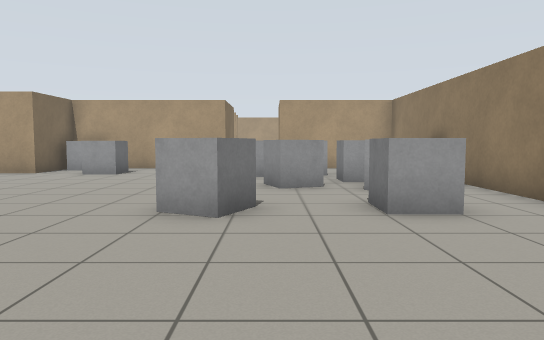
[1] (above)

22 first-person views from a walk through a Gazebo world. The camera is 0.94 m above the floor, tilts 4° down and sees 70° across. The floor is counted in squares, 1 m on a side. Each view is taken from the middle of a square. On the plan, view 1 faces up. The plan holds only what a view shows up to about 13 squares ahead; the rest is blank.

[2]
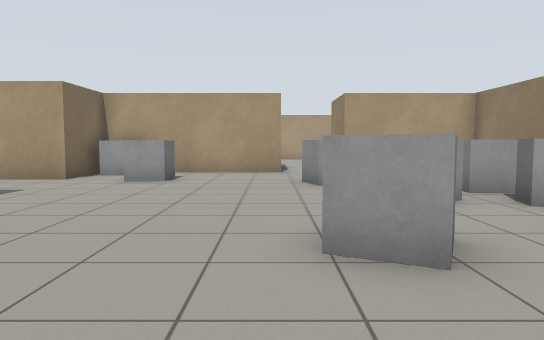

[3]
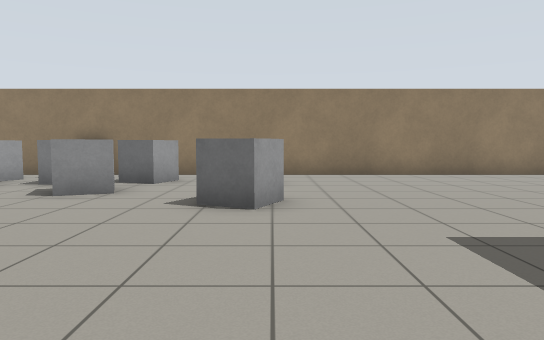

[4]
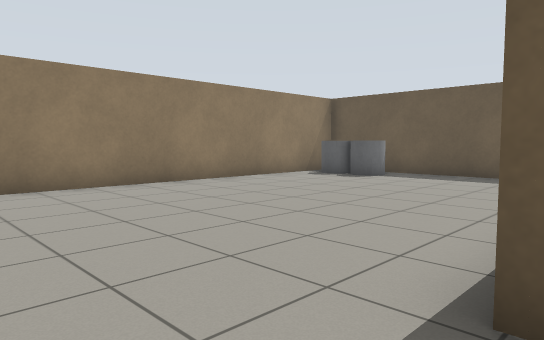

[5]
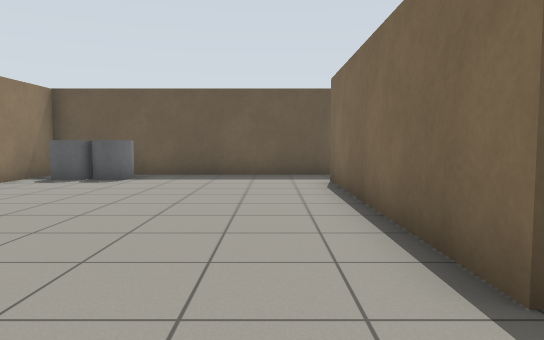

[6]
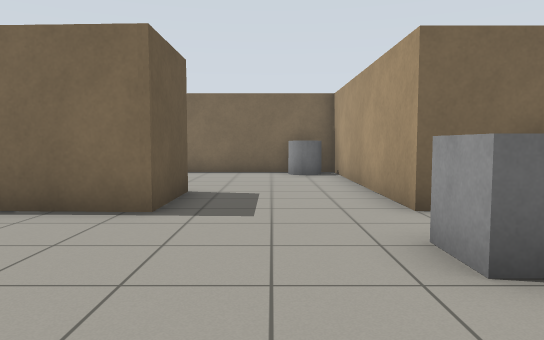

[7]
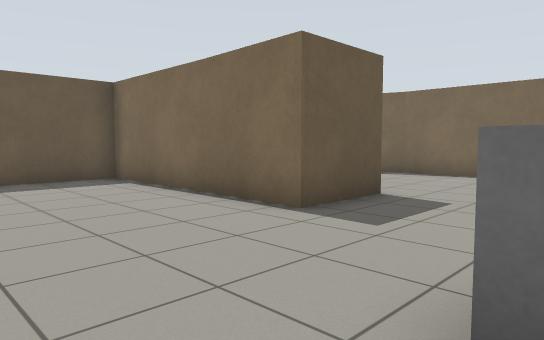

[8]
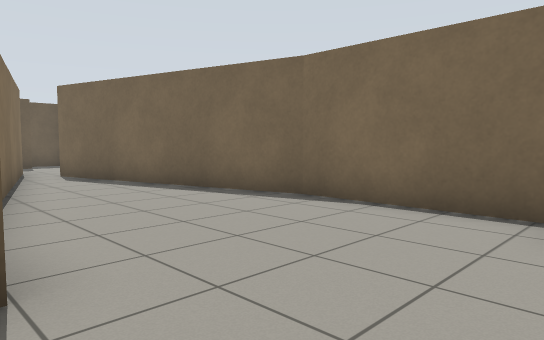

[9]
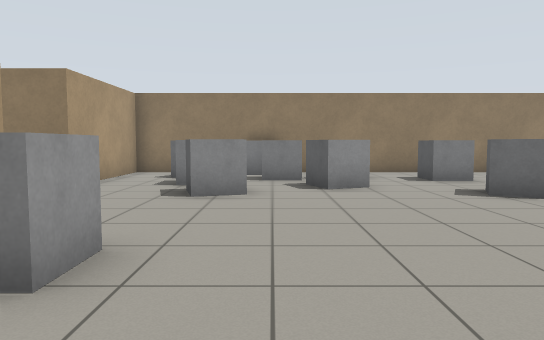

[10]
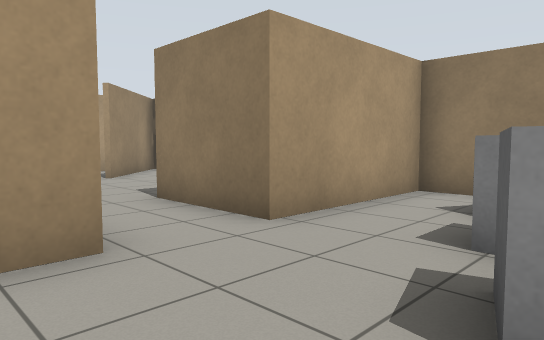

[11]
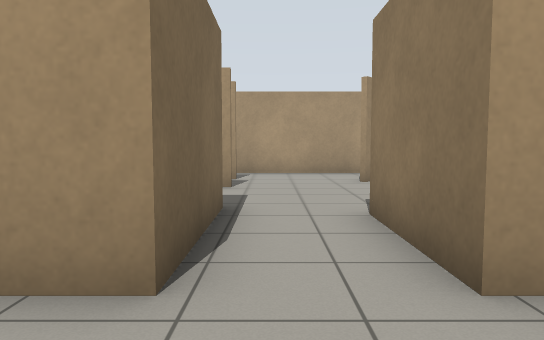

[12]
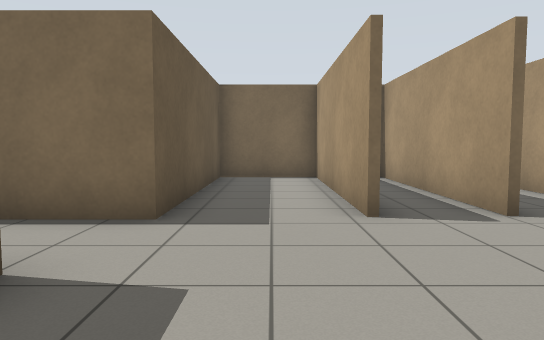

[13]
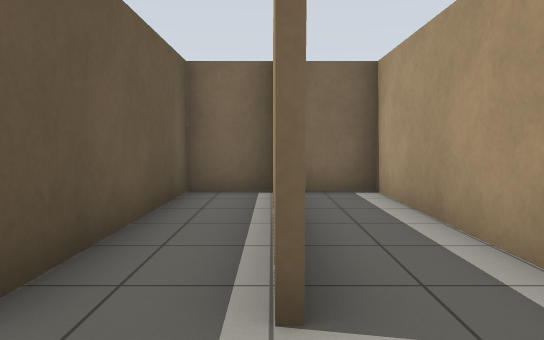

[14]
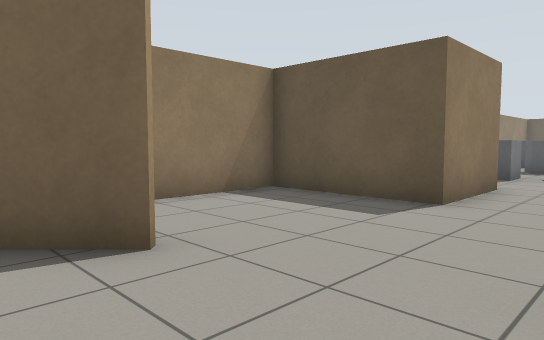

[15]
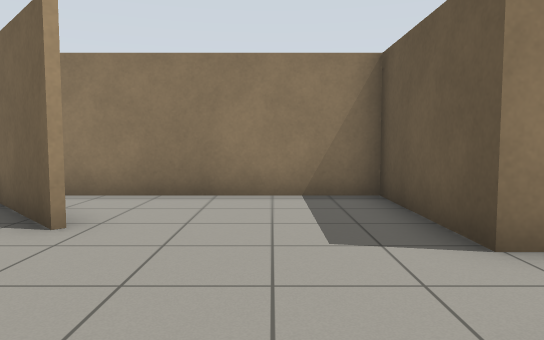

[16]
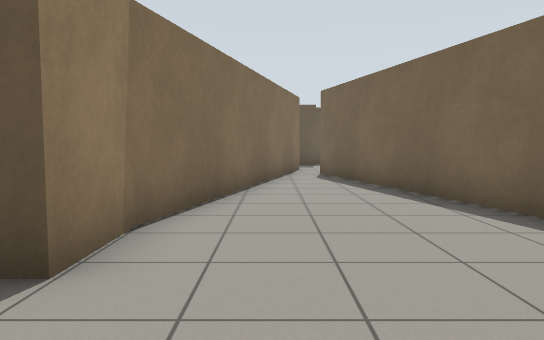

[17]
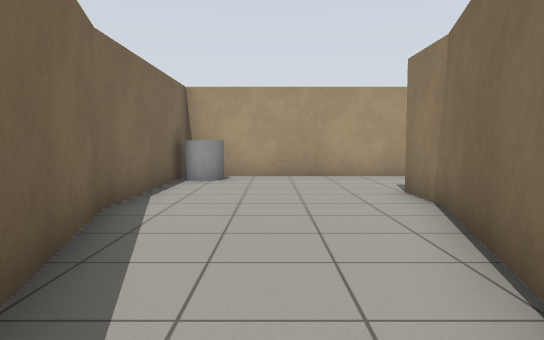

[18]
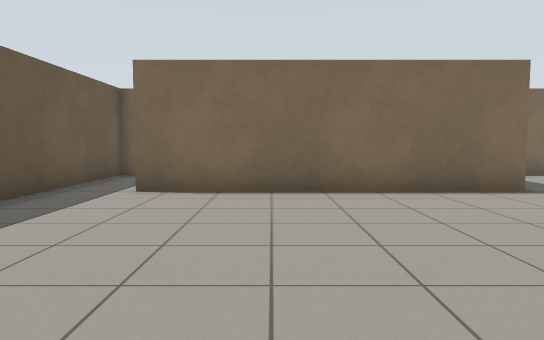

[19]
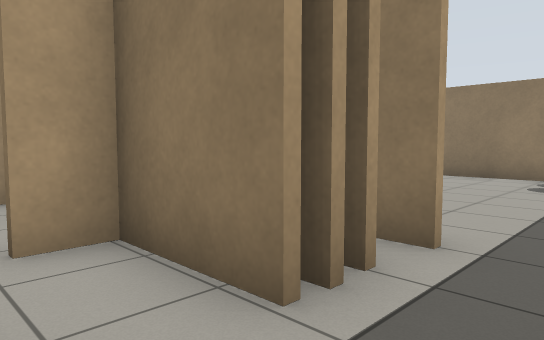

[20]
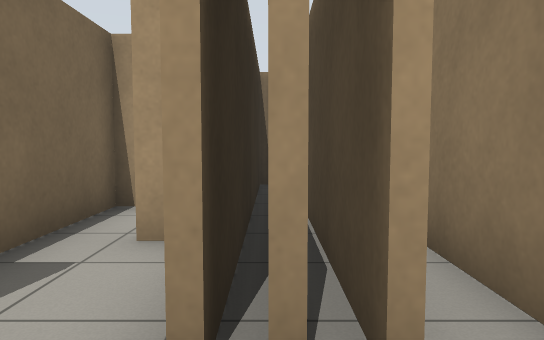

[21]
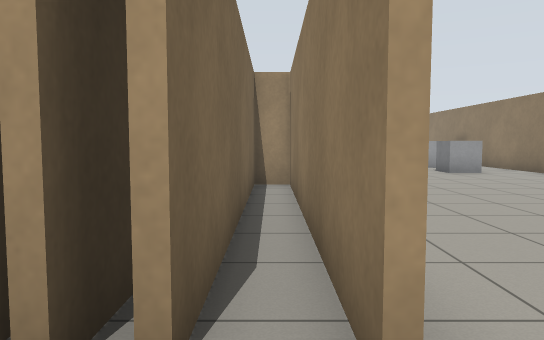

[22]
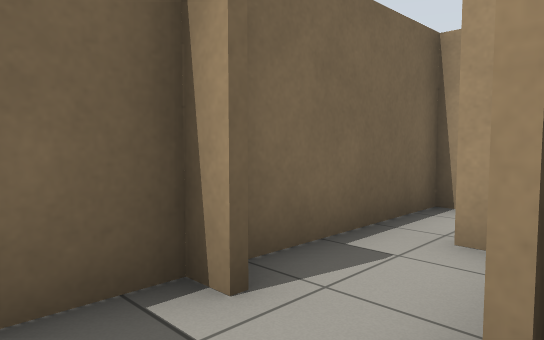

### Floor plan
Points are (right, up) in squares from view 1. A wall is a line through its corners. A room is listed if a view was taken in it or the views show most of it. See-through windows are left out.
Room 1 (views 1, 2, 3, 4, 5, 6, 7, 8, 9, 10, 11, 16, 17, 18)
walls: (-9.5, 6.6) (-9.5, 8.4) (-7.3, 8.4) (-7.3, 1.9) (-3.4, 1.9) (-3.4, -5.6); (-1.7, 14.3) (-5.5, 14.3); (-7.3, 13.5) (-7.3, 12) (-14.4, 12) (-14.4, 6.4); (-11.8, -1.9) (-9.4, 6.8); (-14.4, 6.5) (-12.5, -0.9); (-3.6, -7.4) (4.4, -7.4) (4.4, 14.3) (0.3, 14.3)
ways out: opening at (-0.5, 15) to room 2; opening at (-3, -6.5) to room 5
objects: grey cylinder (-14, 11) to (-13, 11); grey box (-7, 13) to (-6, 14); grey box (-6, 12) to (-5, 12); grey box (-1, 5) to (0, 6); grey box (-1, 11) to (0, 11); grey box (0, 8) to (1, 9); grey box (1, 11) to (1, 12); grey cylinder (2, -6); grey box (2, 5) to (2, 6); grey box (2, 8) to (3, 8); grey box (2, 9) to (2, 10); grey box (2, 12) to (3, 12); grey cylinder (3, -6); grey box (4, 10) to (4, 11)
Room 2 (views 12, 13, 15)
walls: (-1.7, 20.2) (-7.5, 20.2); (-1.9, 22) (-7.6, 22) (-7.6, 17.6) (-1.7, 17.6) (-1.7, 14.3); (0.3, 14.3) (0.3, 17.1) (3.9, 17.1) (3.9, 22.8); (3.2, 23.2) (1.2, 21.2); (-7.6, 20.4) (-2.2, 20.4)
ways out: opening at (-0.5, 15) to room 1; opening at (-0.5, 22) to room 3
Room 3 (view 14)
walls: (1.1, 21.3) (3, 23.3); (2.2, 24) (-7.6, 24) (-7.6, 22.6)
ways out: opening at (-0.5, 22) to room 2
Room 4 (view 19)
walls: (-5.4, -5.6) (-5.4, -3.3) (-6.4, -3.3); (-6.8, -5.5) (-7.3, -5.5) (-7.3, -7.4) (-5.6, -7.4); (-4.5, -5.6) (-4.5, -2.1); (-7.3, -3.6) (-7.3, -5)
ways out: opening at (-5, -6.5) to room 5; opening at (-7, -4) to room 6
Room 5 (views 20, 21, 22)
walls: (-4.9, -4.6) (-4.9, -5.6); (-3.6, -5.8) (-3.6, 1.7) (-4.4, 1.7) (-4.4, -5.6); (-5.6, -7.4) (-3.6, -7.4); (-5.3, 1.3) (-5.3, -5.6)
ways out: opening at (-3, -6.5) to room 1; opening at (-5, -6.5) to room 4
Room 6 (no view inside)
walls: (-7.3, -1.2) (-7.3, -3.6)
ways out: opening at (-7, -4) to room 4

Where each view was taken, in squares from view 1:
view 1: 0 up, 0 right, facing up
view 2: 2 up, 2 left, facing up
view 3: 5 up, 7 left, facing right
view 4: 4 up, 4 left, facing down-right
view 5: 4 up, 2 left, facing down
view 6: 10 up, 2 left, facing left
view 7: 12 up, 3 left, facing down-left
view 8: 11 up, 9 left, facing down-left
view 9: 10 up, 8 left, facing right
view 10: 11 up, 3 left, facing up-right
view 11: 12 up, 1 left, facing up
view 12: 19 up, 3 right, facing left
view 13: 22 up, 0 right, facing left
view 14: 23 up, 2 left, facing down-right
view 15: 19 up, 3 left, facing right
view 16: 11 up, 11 left, facing down
view 17: 1 up, 12 left, facing up
view 18: 3 down, 4 right, facing left
view 19: 7 down, 7 left, facing up-right
view 20: 7 down, 5 left, facing up
view 21: 7 down, 4 left, facing up
view 22: 7 down, 5 left, facing up-left
